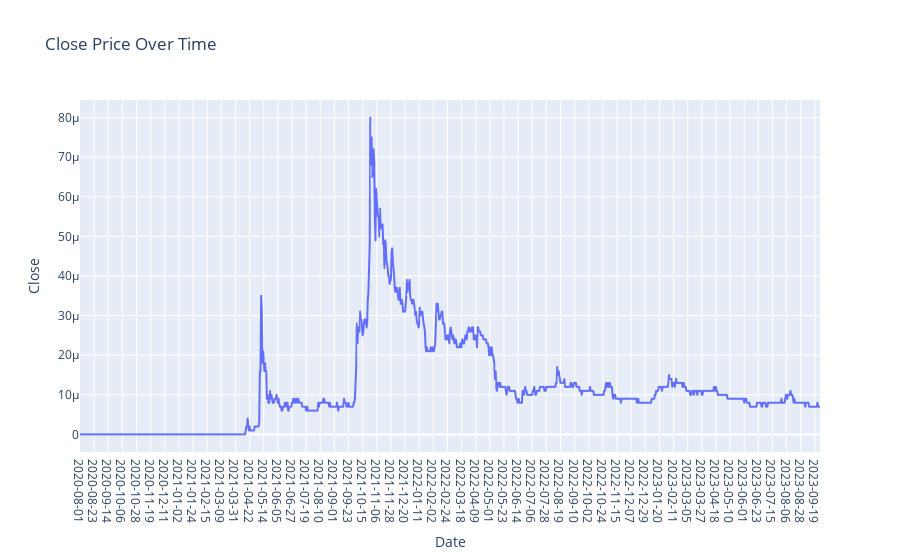

Notebook code cell kept with this figure:
### Markdown cell above
## iv) Graph for Close Column Values

### Code cell
plt.figure(figsize=(14, 6))
fig = px.line(SHIBA.Close,x=SHIBA.Date, y='Close', labels={'x': 'Date', 'y': 'Price'}, title='Close Price Over Time')
fig.update_xaxes(type='category')  # Ensure the x-axis treats the index as categorical (date)
fig.show()

### Figure 1 — Plotly figure (JSON) as saved in the notebook; plotly's stock layout.template omitted (floating-point values rounded to 4 significant figures; data arrays with more than 128 entries replaced by an {"elided": "..."} marker saying what was removed)
{"data": [{"hovertemplate": "Date=%{x}<br>Close=%{y}<extra></extra>", "legendgroup": "", "line": {"color": "#636efa", "dash": "solid"}, "marker": {"symbol": "circle"}, "mode": "lines", "name": "", "showlegend": false, "type": "scattergl", "x": {"elided": "1153 str values"}, "xaxis": "x", "y": {"elided": "1153 float values"}, "yaxis": "y"}], "layout": {"legend": {"tracegroupgap": 0}, "title": {"text": "Close Price Over Time"}, "xaxis": {"anchor": "y", "domain": [0, 1], "title": {"text": "Date"}, "type": "category"}, "yaxis": {"anchor": "x", "domain": [0, 1], "title": {"text": "Close"}}}}
